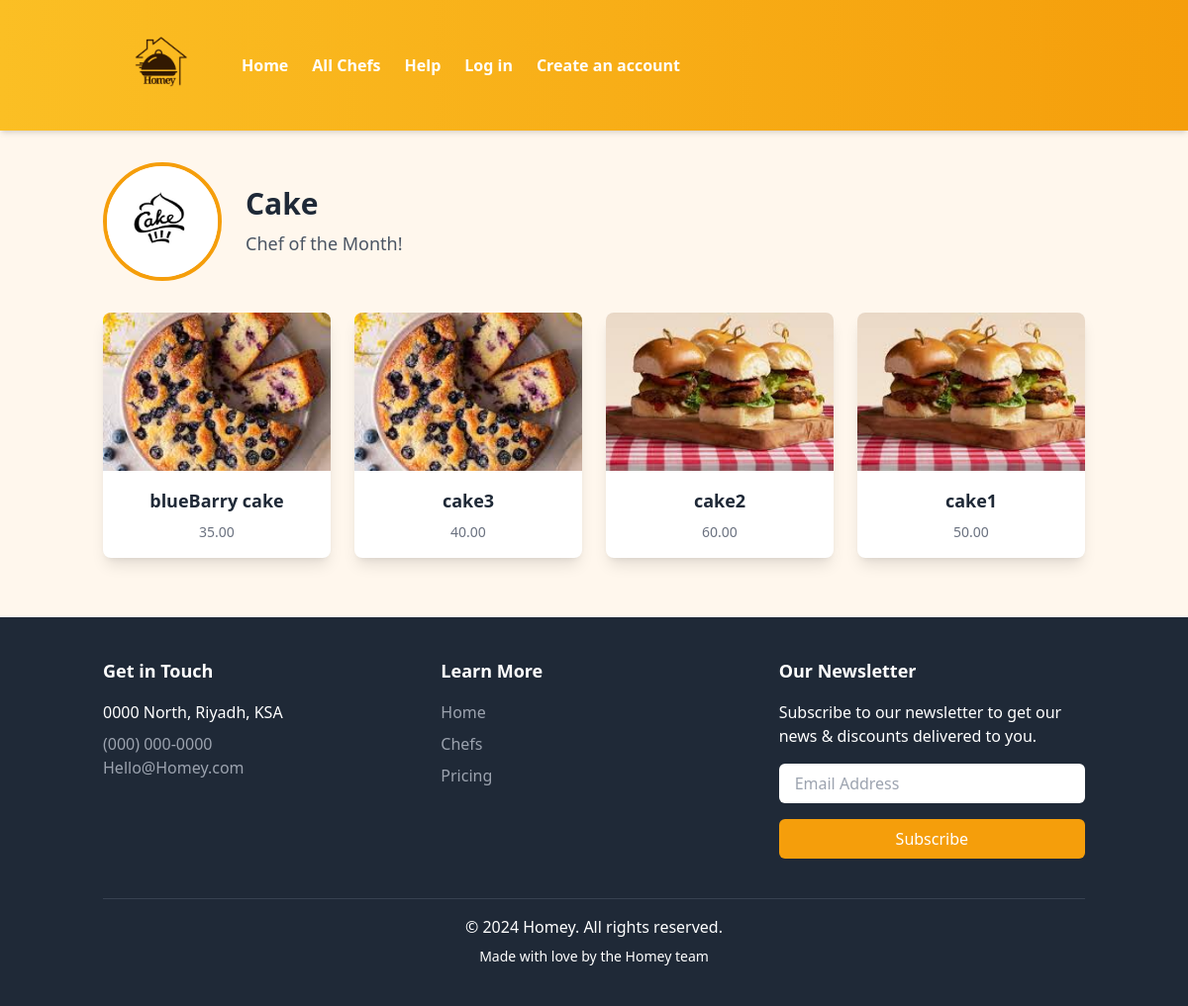
/menu2/1/, run on an earlier commit of the app's database.
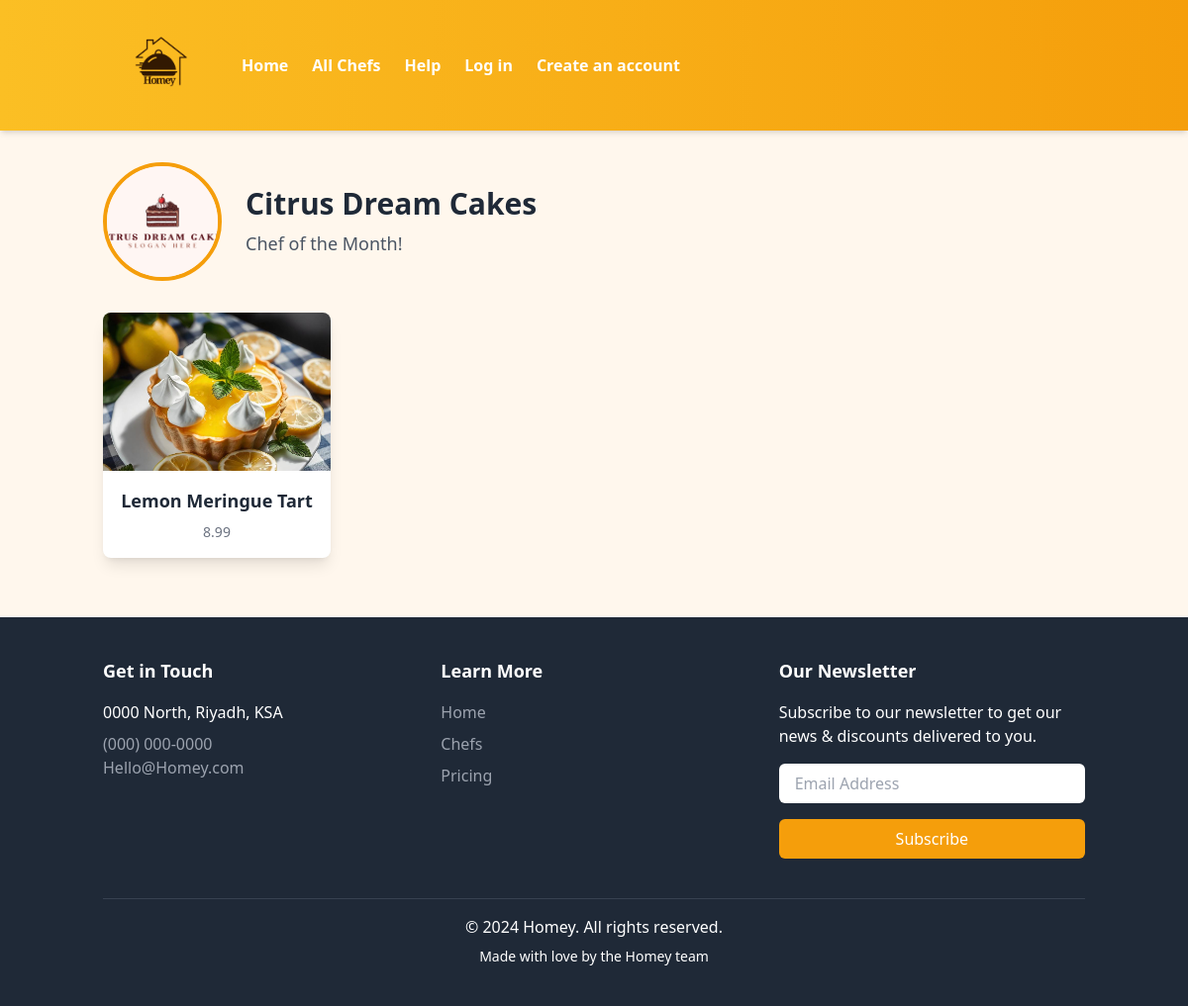
And on a later commit of the database.
### dash/models.py (models this page shows, shortened)
class ChefOffering(models.Model):
    CATEGORY_CHOICES = [
        ('savory', 'Savory'),
        ('sweet', 'Sweet'),
    ]
    name = models.CharField(max_length=255)  # e.g., "Gourmet Family Meals"
    description = models.TextField()  # Description of the offering
    category = models.CharField(max_length=100, choices=CATEGORY_CHOICES)
    price_range = models.CharField(max_length=50)  # e.g., "Affordable", "Premium"
    created_at = models.DateTimeField(auto_now_add=True)  # Timestamp
    image = models.ImageField(upload_to='images/', blank=True, null=True)

class Dish(models.Model):
    chef_offering = models.ForeignKey(ChefOffering, related_name='dishes', on_delete=models.CASCADE)
    name = models.CharField(max_length=255)  # e.g., "Pasta Primavera"
    description = models.TextField()  # Description of the dish
    ingredients = models.TextField()  # e.g., "Tomatoes, Basil, Garlic, Olive Oil"
    price = models.DecimalField(max_digits=6, decimal_places=2)  # e.g., "12.99"
    image = models.ImageField(upload_to='dish_images/', blank=True, null=True)

### dash/views.py (the view)
# urls.py: path('menu2/<int:offering_id>/' , views.menu2 , name='menu2'),
def menu2(request, offering_id):
    offering = get_object_or_404(ChefOffering, id=offering_id)
    dishes = offering.dishes.all()
    return render(request, 'dash/menu2.html', {
        'offering': offering,
        'dishes': dishes
    })

### dash/templates/dash/menu2.html (shortened to what the changed rows need)
{% load static %}
<!DOCTYPE html>
<html lang="en">
<head>
    <script src="https://cdn.tailwindcss.com"></script>
</head>
<body class="bg-orange-50">
    <div id="restaurantData" data-restaurant-id="{{ offering.id }}" class="container mx-auto mt-8 px-4">
        <div class="flex items-center mb-8">
            <img class="w-[120px] h-[120px] object-cover rounded-full border-4 border-amber-500" src="{{ offering.image.url }}" alt="Chef Offering Image">
            <div class="ml-6">
                <h2 class="text-3xl font-semibold text-gray-800">{{ offering.name }}</h2>
                <p class="text-lg text-gray-600 mt-2">Chef of the Month!</p>
            </div>
        </div>
        <div class="grid grid-cols-1 sm:grid-cols-2 md:grid-cols-3 lg:grid-cols-4 gap-6">
            {% for dish in dishes %}
                <a href="{% url 'dash:singleDish' dish.id %}" class="w-full bg-white rounded-lg overflow-hidden shadow-lg transform transition-all hover:scale-105 hover:shadow-xl duration-300">
                    <div class="w-full h-[160px] overflow-hidden">
                        <img class="w-full h-full object-cover object-center" src="{{ dish.image.url }}" alt="{{ dish.name }} Image">
                    </div>
                    <div class="p-4 text-center">
                        <h3 class="text-lg font-semibold text-gray-800">{{ dish.name }}</h3>
                        <p class="text-sm text-gray-500 mt-2">{{ dish.price }}</p>
                    </div>
                </a>
            {% endfor %}
        </div>
    </div>
</body>
</html>

What changed in the data, as far as the page shows it:
no longer on this page (row edited): Dish: image (picture), name "blueBarry cake", price "35.00"
no longer on this page (row edited): Dish: image (picture), name "cake3", price "40.00"
no longer on this page (row edited): Dish: image (picture), name "cake2", price "60.00"
no longer on this page (row edited): Dish: image (picture), name "cake1", price "50.00"
changed ChefOffering: image: a different picture; name "Cake" → "Citrus Dream Cakes"
added Dish: image (picture), name "Lemon Meringue Tart", price "8.99"
